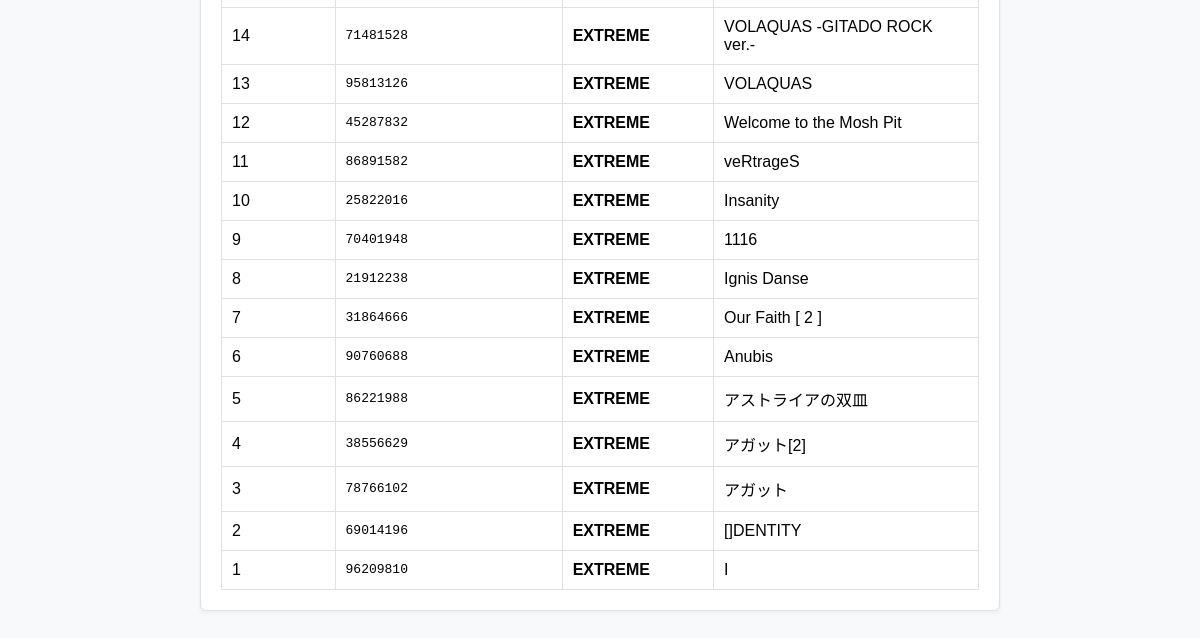
/admin (lower part), run on an earlier commit of the app's database.
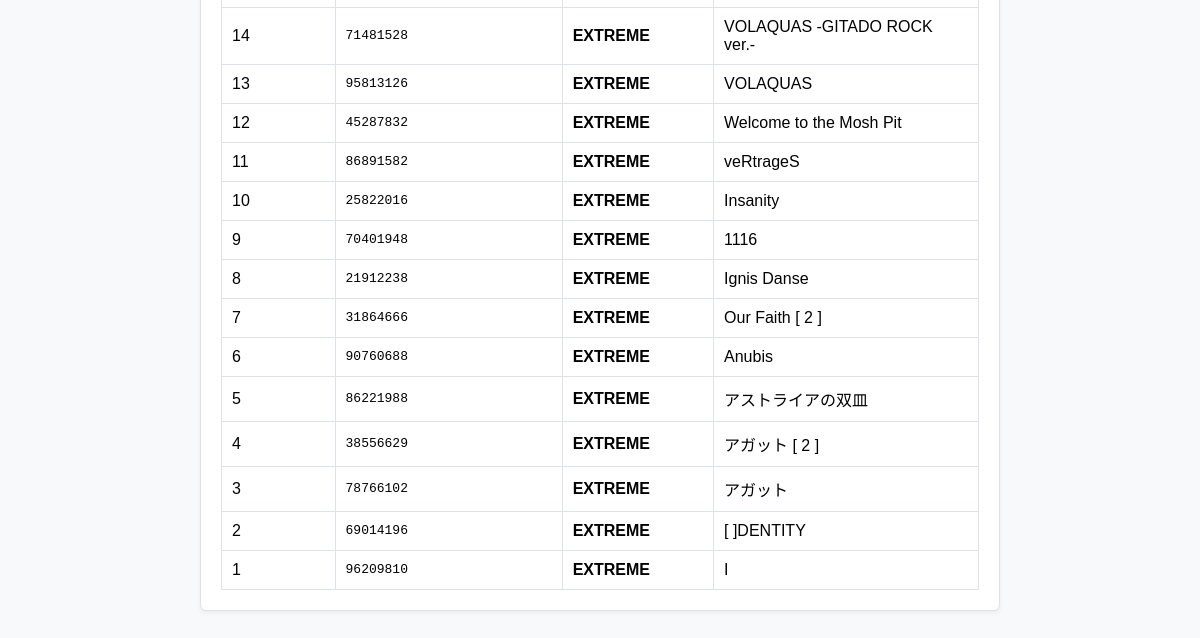
And on a later commit of the database.
### app/index.py (models this page shows)
class JubeatMusicMaster(db.Model):
    id = db.Column(db.Integer, primary_key=True)
    music_id = db.Column(db.String(50), nullable=False) # 楽曲ID (mid)
    seq_id = db.Column(db.Integer, nullable=False)      # 難易度 (0, 1, 2)
    comment = db.Column(db.String(100))                 # 管理用の曲名メモなど

### app/index.py (the view, shortened to what this page needs)
@app.route('/admin', methods=['GET', 'POST'])
def admin_page():
    current_masters = JubeatMusicMaster.query.order_by(JubeatMusicMaster.id.desc()).all()
    diff_labels = {0: "BASIC", 1: "ADVANCED", 2: "EXTREME"}
    return render_template('admin.html', current_masters=current_masters, diff_labels=diff_labels)

### app/templates/admin.html (shortened to what this page needs)
<!DOCTYPE html>
<html lang="ja">
<head>
</head>
<body>
    <div class="container">
        <div class="form-box">
            {% if current_masters %}
                <table>
                    <tbody>
                        {% for m in current_masters %}
                        <tr>
                            <td>{{ m.id }}</td>
                            <td style="font-family: monospace;">{{ m.music_id }}</td>
                            <td><strong>{{ diff_labels.get(m.seq_id, "UNKNOWN") }}</strong></td>
                            <td>{{ m.comment }}</td>
                        </tr>
                        {% endfor %}
                    </tbody>
                </table>
            {% else %}
                <p style="color: #666; margin-top: 15px;">現在、登録されている楽曲はありません。上のフォームからCSVを読み込ませてください。</p>
            {% endif %}
        </div>
    </div>
</body>
</html>

### app/templates/admin.html (style rules this page uses)
body { font-family: sans-serif; margin: 40px; background-color: #f8f9fa; }
.container { max-width: 800px; margin: 0 auto; }
.form-box { background: white; border: 1px solid #dee2e6; border-radius: 6px; padding: 20px; margin-bottom: 25px; box-shadow: 0 2px 4px rgba(0,0,0,0.05); }
table { border-collapse: collapse; width: 100%; margin-top: 15px; background: white; }

What changed in the data, as far as the page shows it:
changed JubeatMusicMaster id 4: comment "アガット[2]" → "アガット [ 2 ]"
changed JubeatMusicMaster id 2: comment "[]DENTITY" → "[ ]DENTITY"
